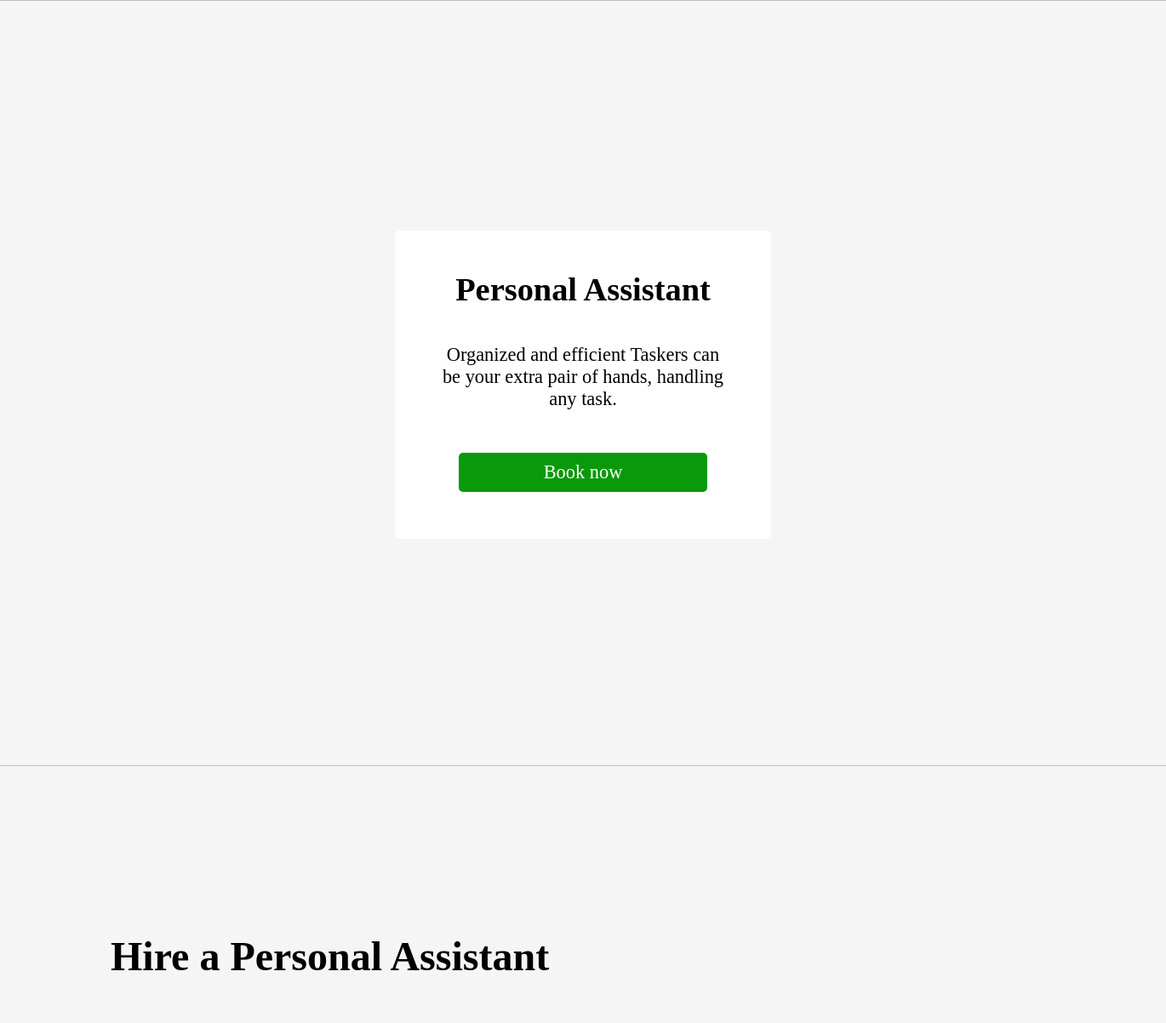
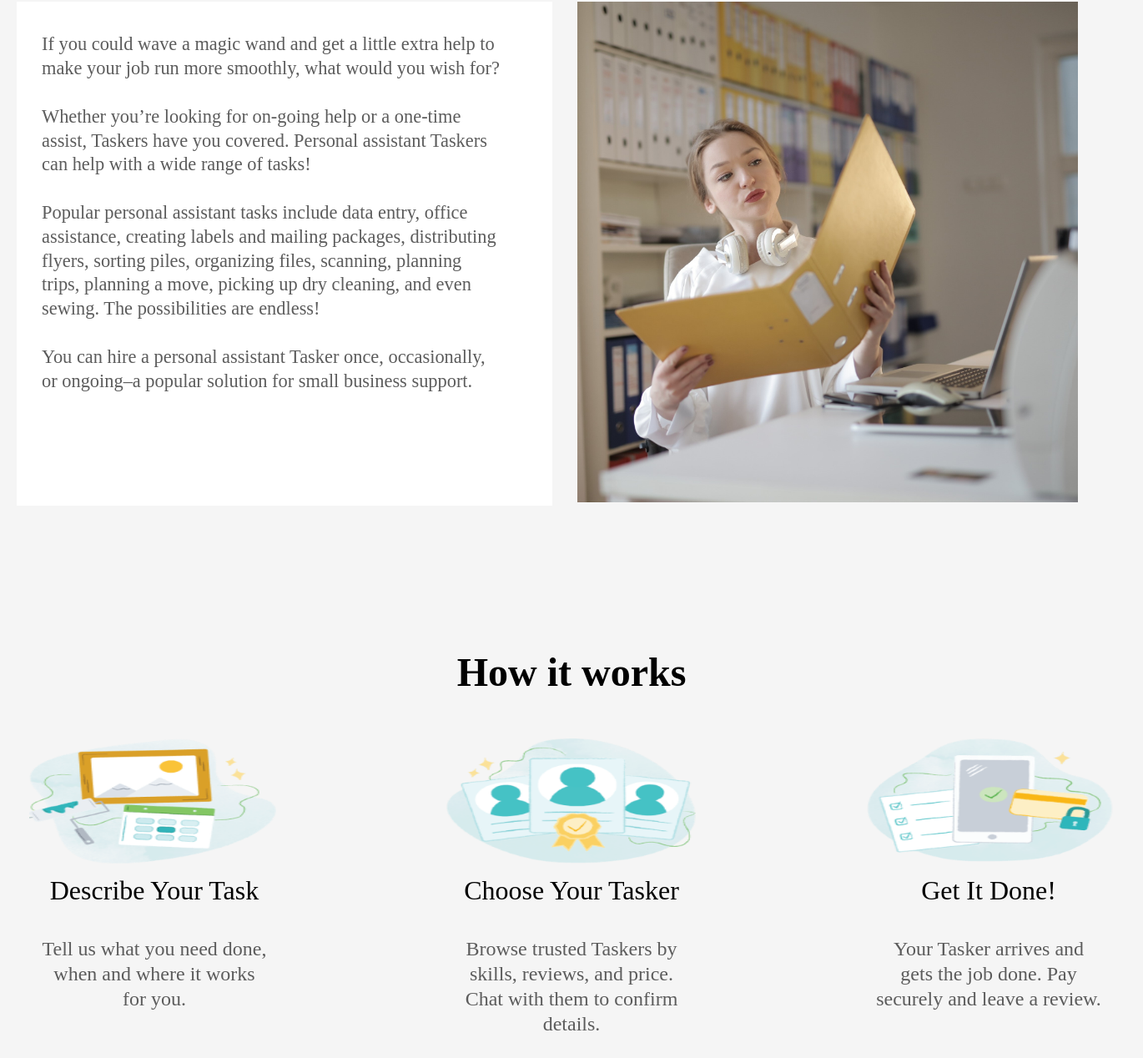
The page /product.php?name=Personal Assistant on the database its author committed (2 pictures, top to bottom).
### tables this page shows
CREATE TABLE `services` (
  `id` int(5) NOT NULL AUTO_INCREMENT,
  `name` varchar(50) NOT NULL,
  `price_start` varchar(5) NOT NULL,
  `price_end` varchar(5) NOT NULL,
  `short_desc` varchar(250) NOT NULL,
  `name_desc` varchar(50) NOT NULL,
  `long_desc` varchar(2000) NOT NULL,
  `img1` varchar(50) NOT NULL,
  `img2` varchar(50) NOT NULL,
  `img3` varchar(50) NOT NULL,
  PRIMARY KEY (`id`)
);

### product.php (the view)
<!DOCTYPE html>
<html>
    <head><title>Jobber-Product</title>
        <link rel="stylesheet" href="style.css">
        <link rel="stylesheet" href="product.css">
    </head>
    <body>
    <?php
        require('connection.php');
        $str= $_SERVER['QUERY_STRING'];
        $name = substr($str,5);
        $name= str_replace("%20"," ",$name);
        $result=mysqli_query($con,"select * from services where name='$name'; ");
        $row=mysqli_fetch_assoc($result);
    ?>
        <div class="img">
            <div class="iimg"><img src="<?php echo "images\\".$row['img2'] ?>" width=1520px height=900px ></div>
            <div class="box">
                <span class="box_heading"><?php echo $row['name'] ?></span>
                <span class="box_text"><?php echo $row['short_desc'] ?></span>
                <div class="btn"><a href="booking\details.php?name=<?php echo $name ?>">Book now</a></div>
            </div>
        </div>
        <span class="heading"><?php echo $row['name_desc'] ?></span>
        <div class="des">
        <div class="description">
            <span>
                <p><?php echo $row['long_desc'] ?> </p>
            </span>
        </div>
        <div class="des_img"><img src="<?php echo "images\\".$row['img3'] ?>" ></div>
        </div>
        <div class="works">
            <span class="dheading">How it works</span>
            <div class="row">
                <div class="col">
                    <img src="images\how-it-works-step-1.png"><br>
                    <span class="col_heading">Describe Your Task</span>
                    <span>
                        <p>Tell us what you need done, when and where it works for you.</p>
                    </span>
                </div>
                <div class="col">
                    <img src="images\how-it-works-step-2.png"><br>
                    <span class="col_heading">Choose Your Tasker</span>
                    <span>
                        <p>Browse trusted Taskers by skills, reviews, and price. Chat with them to confirm details.</p>
                    </span>
                </div>
                <div class="col">
                    <img src="images\how-it-works-step-3.png"><br>
                    <span class="col_heading">Get It Done!</span>
                    <span>
                        <p>Your Tasker arrives and gets the job done. Pay securely and leave a review.</p>
                    </span>
                </div>
            </div>
        </div>
    </body>
</html>

### style.css (style rules this page uses)
* { font-family: 'Times New Roman'; }
body { background-color: whitesmoke; margin:0; }

### product.css (style rules this page uses)
.img { position: relative; display:flex; justify-content: center; align-items: center; margin-bottom: 200px; }
.box { display:flex; flex-direction: column; justify-content: center; align-items: center; background-color: white; width:25%; margin: auto; padding: 50px; border-radius: 5px; position: absolute; }
.box_heading { font-weight: 600; font-size: 2.4rem; line-height: 39px; margin-bottom: 1.5rem; }
.box_text { font-weight:200; font-size:1.4rem; margin: 20px auto; text-align: center; }
.btn { display:flex; justify-content: center; align-items: center; background-color: rgb(10, 153, 10); color:white; padding: 10px 100px; border: 0cm; border-radius: 5px; margin:30px auto 5px; }
.btn a { font-size: 1.4rem; font-weight: 500; text-decoration: none; color:white; }
.heading { font-weight: 800; font-size: 3rem; line-height: 39px; margin-bottom: 1rem; padding-left: 130px; }
.des { display: flex; justify-content: center; flex-direction: row; width:95%; height:25%; margin: 0 20px; }
.dheading { display: flex; justify-content: center; font-weight: 800; font-size: 3rem; line-height: 39px; margin: 0 auto 1.5rem; text-align: center; }
.description { width:50%; display:flex; flex-direction: column; justify-content: left; align-items: left; margin: 60px auto; background-color: white; padding: 5px 10px 25px 20px }
.des_img > img { height:600px; width: 600px; background-color: white; margin: 60px 30px ; }
span { text-align: left; font-size: 1.4rem; font-weight: 200; }
p { width: 90%; line-height: 1.8rem; padding: 10px; font-weight: 200; color:#5c5c5c }
.row { margin:30px; display: flex; justify-content: center; flex-direction: row; }
.col { border-radius: 2%; width: 300px; margin: 30px 100px; text-align: center; line-height: 1; height: 25rem; }
.col_heading { font-weight: 480; font-size: 2rem; line-height: 39px; margin-bottom: 1rem; padding-bottom: 14px; text-decoration: none; color:black; }
.works { margin:120px 0 300px; }
.col > img { height: 150px; width: 300px; margin-bottom: 10px; }
.col > span > p { font-weight: 400; font-size: 1.5rem; line-height:30px; margin-top: 20px; text-align: center; padding:15px; }

### rows shown on the page
services: name "Personal Assistant", short_desc "Organized and efficient Taskers can be your extra pair of hands, handling any task.", name_desc "Hire a Personal Assistant", long_desc "If you could wave a magic wand and get a little extra help to make your job run more smoothly, what would you wish for? Whether you’re looking for on-going help or a one-time assist, Taskers have you covered. Personal assistant Taskers can help with a wide range of tasks! Popular personal assistant tasks include data entry, office assistance, creating labels and mailing packages, distributing flyers, sorting piles, organizing files, scanning, planning trips, planning a move, picking up dry cleaning, and even sewing. The possibilities are endless! You can hire a personal assistant Tasker once, occasionally, or ongoing–a popular solution for small business support.", img3 (picture)
